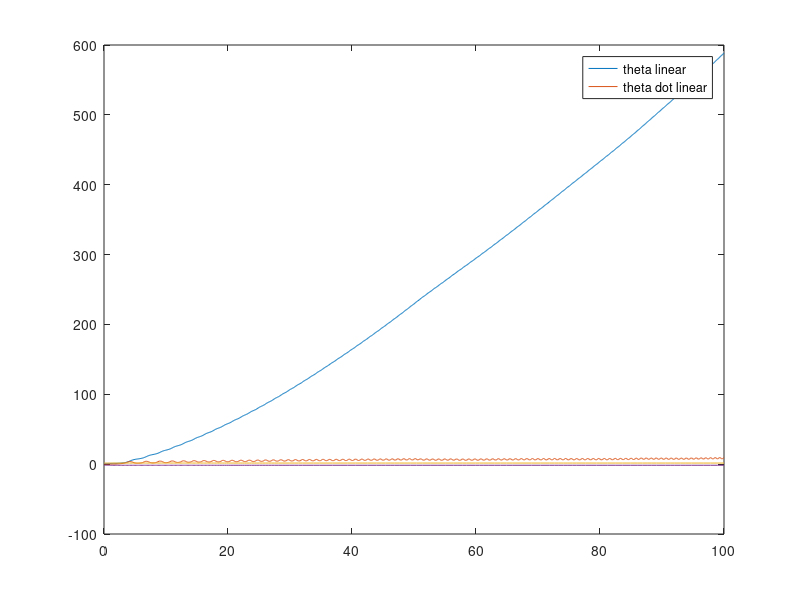

Recreate this plot in MATLAB.
%hw 6 problem 5
clear;
clc;
% 
% sig = 10;
% b = 8/3;
% r = 28;
% 
% init_1 = [0, 2, 0];
% init_2 = [0, -2, 0];
% init_3 = [0, 2.01, 0];
% 
% func = @(t,x)[sig*(x(2)-x(1)); r*x(1)-x(2)-x(1)*x(3); x(1)*x(2)-b*x(3)];

a = 1;
k = 1;
c = 1;
B0 = 1;
tspan = [0,100];
init = [1,0];

%linearized system
func1 = @(t,x)[x(2); a*(sin(x(1)) + ...
    (-1/a*(x(1)+a*x(1)+k*x(2)))... %u
    *cos(x(1)))];
%Feeback linearized system
func2 = @(t,x)[x(2); a*(sin(x(1)) + ...
    ( -tan(x(1)) + 1/cos(x(1)) * -k*x(2) )... % u 
    * cos(x(1)))];
%sliding mode control
func3 = @(t,x)[x(2); a*(sin(x(1)) + ...
    ( -(abs((c*x(2)+a*sin(x(1)))/a*cos(x(1)))+B0)*sign(c*x(1)+x(2)) )... % u 
    * cos(x(1)))];


[t, X] = ode45(func1, tspan, init);
[t_fb, X_fb] = ode45(func2, tspan, init);
[t_s, X_s] = ode45(func3, tspan, init);
bound = pi/2;
upper_bound = bound*ones(size(t));
lower_bound = -upper_bound;

% plot(t,X(:,1))
% hold on
% plot(t,X(:,2))
% plot(t_fb,X_fb(:,1))
% plot(t_fb,X_fb(:,2))
plot(t_s,X_s(:,1))
hold on
plot(t_s,X_s(:,2))
plot(t, upper_bound)
plot(t, lower_bound)
legend('theta linear', 'theta dot linear')%, 'theta FB', 'theta dot FB', 'upper bound', 'lower bound')

